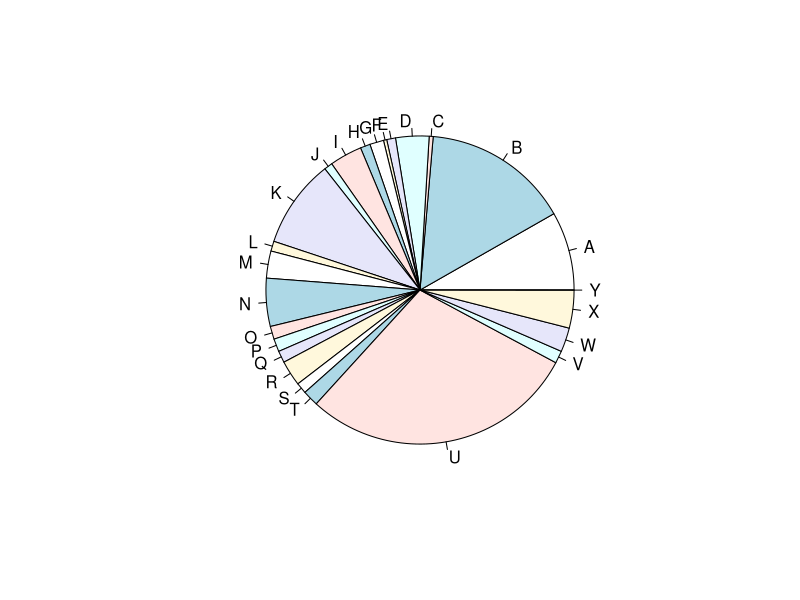
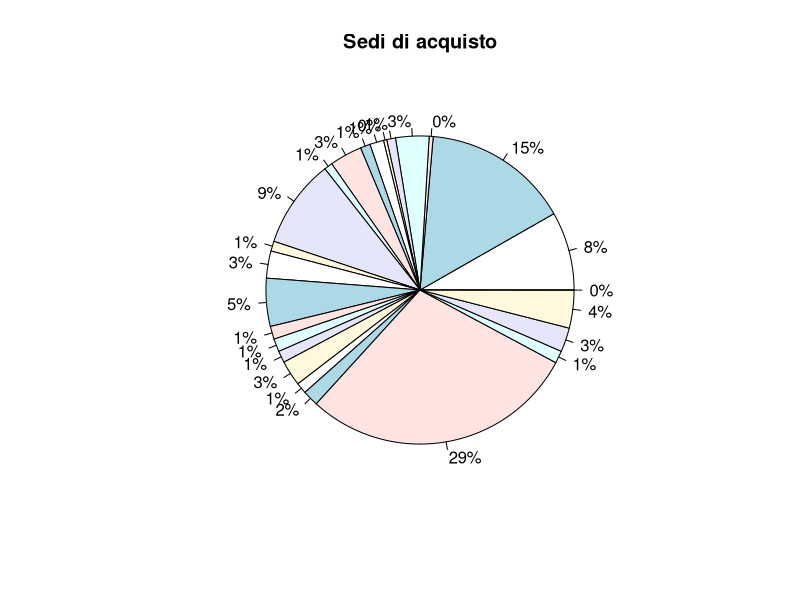
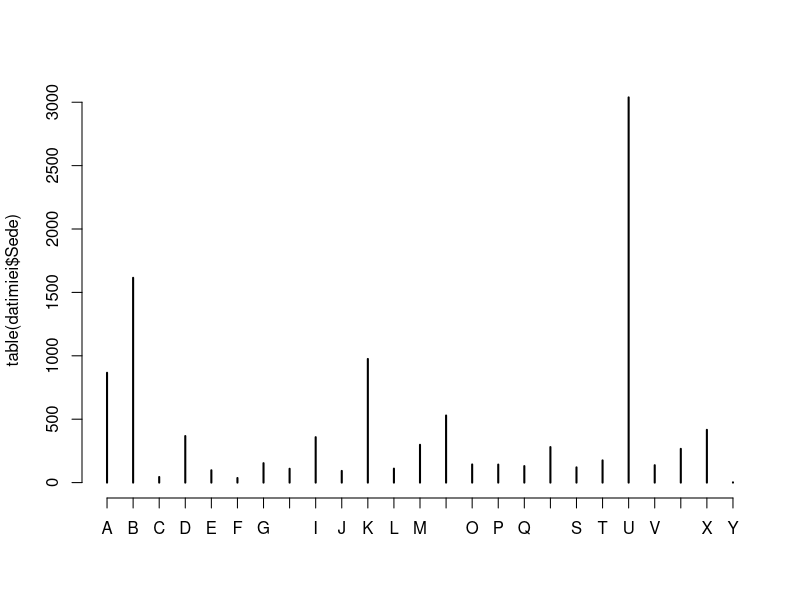
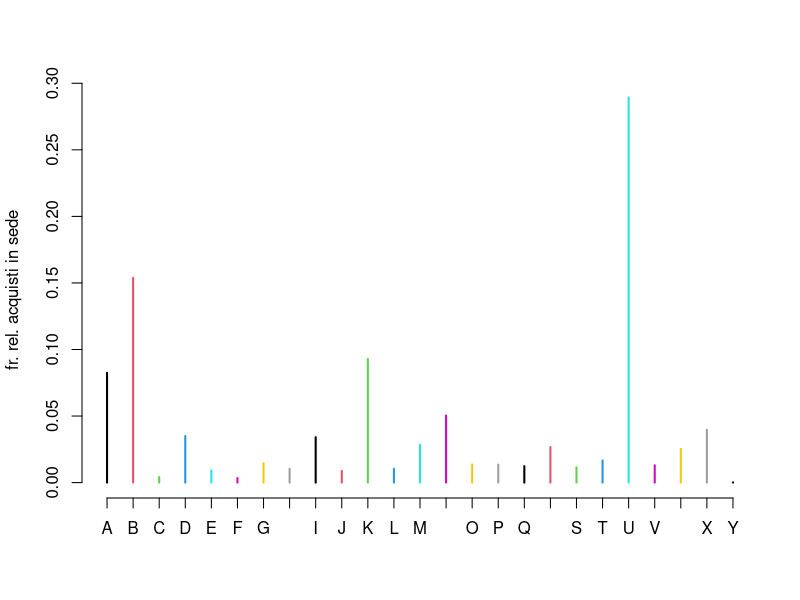

Recreate these plots in R, in order.
library("readxl")
#carichiamo il dataset 
datimiei<-as.data.frame(read_excel("../datasets/year/dati_2021_data_spesa_sede.xlsx"))

# Calcolo delle frequenze assolute
table(datimiei$Sede)

#calcolo delle frequenze relative
table(datimiei$Sede)/length(datimiei$Sede)*100

#calcolo delle frequenze assolute cumulate
cumsum(table(datimiei$Sede))

#calcolo delle frequenze relative cumulate
cumsum(table(datimiei$Sede)/length(datimiei$Sede))

#  DIAGRAMMA A TORTA
pie(table(datimiei$Sede))

#diagramma a torta con l'indicazione delle percentuali
pie(table(datimiei$Sede),labels=paste(round(proportions(table(datimiei$Sede))*100),"%",sep=""),main = "Sedi di acquisto")

#disegno del diagramma delle frequenze assolute della variabile esami
plot(table(datimiei$Sede))


#disegno del diagramma delle frequenze relative della variabile
plot(table(datimiei$Sede)/length(datimiei$Sede),col=1:25,ylab="fr. rel. acquisti in sede")

#moda
#in R non esiste una funzione predefinita, si può usare una funzione opportuna
getmode<-function(v){ 
  uniqv<-unique(v) #crea un vettore senza duplicati
  uniqv[which.max(tabulate(match(v,uniqv)))]
}
moda<-getmode(datimiei$Sede)
moda










